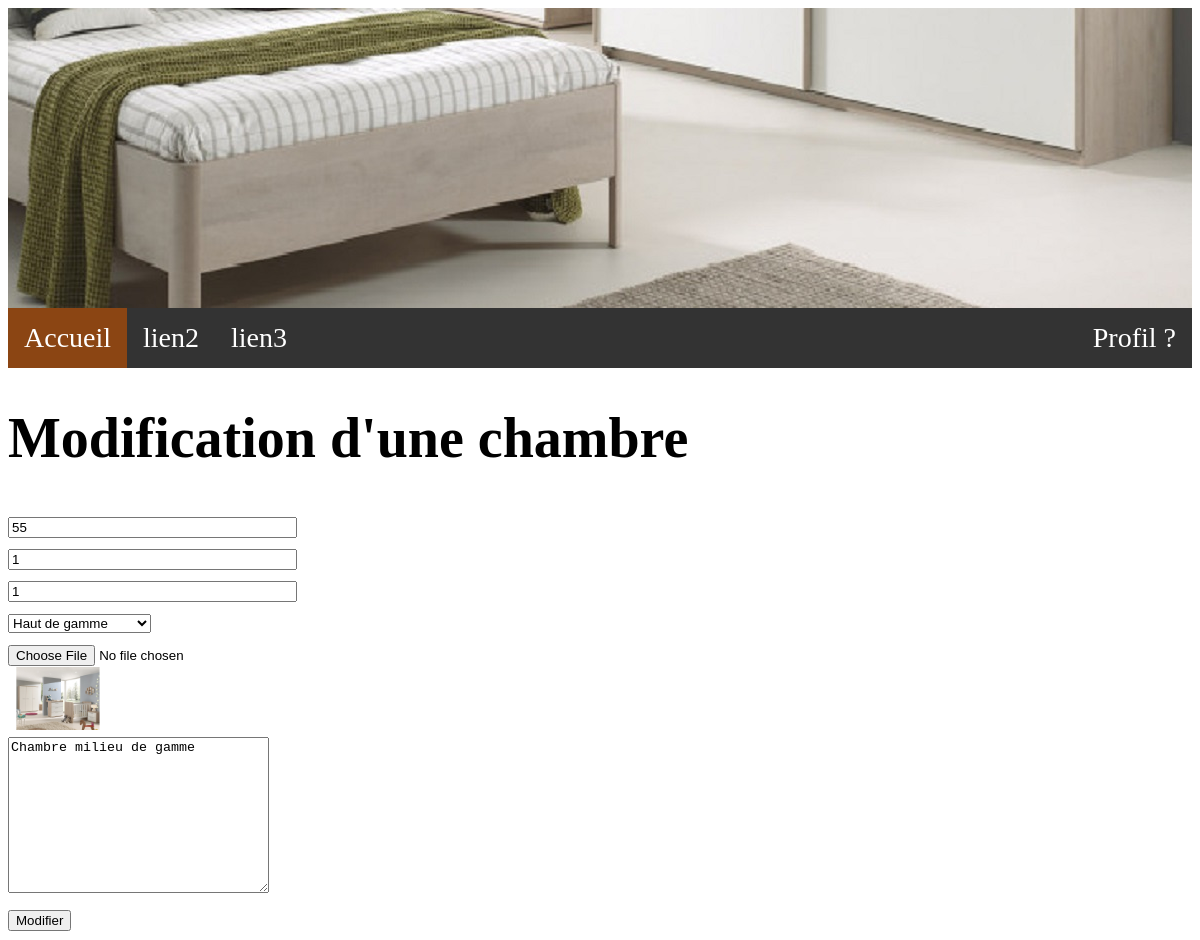
/admin/05_editer.php?numChambre=2, run on the app's committed database.
### tables this page shows
CREATE TABLE `chambre` (
  `numChambre` int(11) NOT NULL,
  `prix` int(11) DEFAULT NULL,
  `nbLits` int(11) DEFAULT NULL,
  `nbPers` int(11) DEFAULT NULL,
  `confort` varchar(255) DEFAULT NULL,
  `image` varchar(255) DEFAULT NULL,
  `description` varchar(255) DEFAULT NULL
);

### admin/05_editer.php (the view, shortened to what this page needs)
<?php
require_once('../01_connection.php');
require_once('../partials/header.php');
    if($connect) {
        $sql = "SELECT * FROM chambre WHERE numChambre < 4";
        $res = mysqli_query($connect,$sql);
        if(isset($_GET['numChambre'])) {
            $numChambre = (int)trim(htmlentities($_GET['numChambre'])) ;
            $sql2 = "SELECT * FROM chambre WHERE numChambre =" . $numChambre;
            $res2 = mysqli_query($connect,$sql2);
            if($res2) {
                $data = mysqli_fetch_assoc($res2);
                $confort1 = "";
                while( $ligne = mysqli_fetch_assoc($res) ) {
                    $confort1 = $ligne['confort'];
                }
            }
        }
    }
?>
<div>
    <h1>Modification d'une chambre</h1>
    <form action="" method="POST" enctype="multipart/form-data">
        <input type="text" name="prix" value="<?=$data['prix']; ?>" size="33"><br>
        <input type="text" name="nbLits" value="<?=$data['nbLits']; ?>" size="33"><br>
        <input type="text" name="nbPers" value="<?=$data['nbPers']; ?>" size="33"><br>
        <select name="confort">
            <option hidden value="0" > <?=$confort1; ?> </option>
            <?php
            $res = mysqli_query($connect,$sql);
            ?>
        </select><br>
        <input type="file" name="image"><br>
        <img src="../img/<?=$data['image']; ?>" width=100><br>
        <textarea name="descr" cols="30" rows="10"><?=$data['description']; ?></textarea><br>
        <button type="submit" name="soumis">Modifier</button>
    </form>
</div>

### partials/header.php (style rules this page uses)
body { font-size: 28px; }

### data on the page
chambre: prix "55", nbLits "1", nbPers "1", image (picture), descr "Chambre milieu de gamme"
chambre: confort "Haut de gamme"
